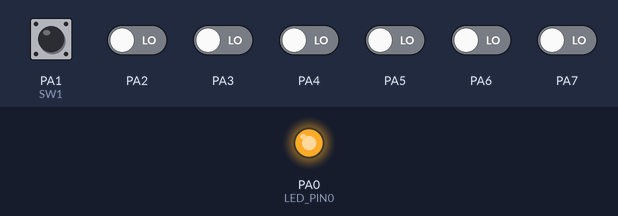
A program run on a simulated ATmega32, built with avr-gcc and emulated at 8 MHz. Parts: output pins drawn as LEDs (lit = HIGH). The test bench sets the inputs (shaded band); at power-on: PA1 (SW1) HIGH, PA2–7 LOW.

Above: at 1.2 s.
1.3 s: PA1 (SW1) pulled LOW for 0.15 s
At 1.37 s:
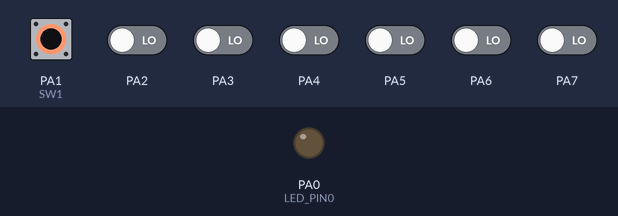
Timing chart, 0 to 4.3 s (numbered marks = the images above; inputs shaded):
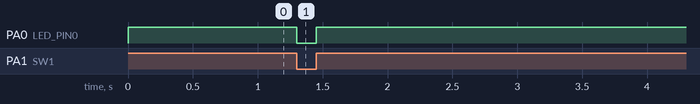

Measured:
- after the input at 1.3 s, PA0 (LED_PIN0): HIGH → LOW at once, → HIGH 0.15 s later

The program:

main.c
```c
/*
 * main.c
 *
 *  Created on: Feb 11, 2023
 *      Author: AbdAlrahman
 */

#define F_CPU 8000000UL

#include <Util/delay.h>

#include "BIT_MATH.h"
#include "STD_TYPES.h"

#include "LED_interface.h"
#include "SW_interface.h"

void main()
{
	LED_voidInit (LED_PORTA , LED_PIN0 );

	SW_Data SW1 = {SW_PORTA , SW_PIN1 , SW_EXT_PUll_DOWN };
	SW_voidInit(SW1);

	while(1)
	{

		if(SW_u8GetPressed(SW1)== SW_PRESSED)
		{
			LED_voidOn (LED_PORTA , LED_PIN0 , ACTIVE_HIGH);
		}
		else if(SW_u8GetPressed(SW1) == SW_NOT_PRESSED)
		{
			LED_voidOff (LED_PORTA , LED_PIN0 , ACTIVE_HIGH);
		}

	}

}
```

LED_interface.h
```c
/*
 *<<<<<<<<<<<<<<<<<<<<<<<<<<<<<<<<<<<<<<<<<<<<<<<<<<<<<<<<<<<<<<<<<<<<<<<     DIO_interface.h     >>>>>>>>>>>>>>>>>>>>>>>>>>>>>>>>>>>>>>>>>>>>>>>>>>>>>>>>>>>>>>>>>>
 *
 *  Author : Abdelrahman Adwe Ali
 *  Layer  : HAL
 *  SWC    : LED
 *
 */

#ifndef LED_INTERFACE_H_
#define LED_INTERFACE_H_

#define ACTIVE_HIGH 1
#define ACTIVE_LOW  0

#define LED_PORTA 0
#define LED_PORTB 1
#define LED_PORTC 2
#define LED_PORTD 3

#define LED_PIN0 0
#define LED_PIN1 1
#define LED_PIN2 2
#define LED_PIN3 3
#define LED_PIN4 4
#define LED_PIN5 5
#define LED_PIN6 6
#define LED_PIN7 7

 typedef struct
 {
	 u8 Port ;
	 u8 Pin ;
	 u8 Active_State;

 }LED_Data;

void LED_voidInit      (u8 Copy_u8Port , u8 Copy_u8Pin                       );
void LED_voidOn        (u8 Copy_u8Port , u8 Copy_u8Pin ,u8 Copy_u8ActiveState);
void LED_voidOff       (u8 Copy_u8Port , u8 Copy_u8Pin ,u8 Copy_u8ActiveState);
void LED_voidTogglePin (u8 Copy_u8Port , u8 Copy_u8Pin                       );

void LED_voidPortInit    (u8 Copy_u8Port );
void LED_voidTogglePort  (u8 Copy_u8Port );

void LED_voidFlashPin   (u8 Copy_u8Port , u8 Copy_u8Pin , u8 delay );
void LED_voidFlashPort  (u8 Copy_u8Port , u8 delay                 );

void LED_voidShiftLeft  (u8 Copy_u8Port , u8 Copy_u8ActiveState , u8 delay );
void LED_voidShiftRight (u8 Copy_u8Port , u8 Copy_u8ActiveState , u8 delay );

void LED_voidPingPong   (u8 Copy_u8Port , u8 Copy_u8ActiveState , u8 delay );

void LED_voidConverge            ( u8 Copy_u8Port , u8 Copy_u8ActiveState , u8 delay );
void LED_voidDiverge             ( u8 Copy_u8Port , u8 Copy_u8ActiveState , u8 delay );
void LED_voidConverge_Diverge    ( u8 Copy_u8Port , u8 Copy_u8ActiveState , u8 delay );

void LED_voidSnakeEffect         ( u8 Copy_u8Port , u8 Copy_u8ActiveState , u8 delay );


#endif /* LED_INTERFACE_H_ */
```

LED_program.c
```c
/*
 *<<<<<<<<<<<<<<<<<<<<<<<<<<<<<<<<<<<<<<<<<<<<<<<<<<<<<<<<<<<<<<<<<<<<<<<     DIO_interface.h     >>>>>>>>>>>>>>>>>>>>>>>>>>>>>>>>>>>>>>>>>>>>>>>>>>>>>>>>>>>>>>>>>>
 *
 *  Author : Abdelrahman Adwe Ali
 *  Layer  : HAL
 *  SWC    : LED
 *
 */

#include <Util/delay.h>
#include "STD_TYPES.h"
#include "BIT_MATH.h"

#include "DIO_interface.h"

#include "LED_interface.h"


/*------------------------------------------------------------------------------------------------------------------------------------------------------
 *         	                   This function initialize the Pin which connected to led as output pin
 *                           *-----------------------------------------------------------------------*
 * Parameters :
			-> Copy_u8Port         [LED_PORTA , LED_PORTB , LED_PORTC , LED_PORTD]
			-> Copy_u8Pin          [LED_PIN0 , LED_PIN1 , LED_PIN2 , LED_PIN3 , LED_PIN4 , LED_PIN5 , LED_PIN6 , LED_PIN7]

 * return : void
 */

void LED_voidInit (u8 Copy_u8Port , u8 Copy_u8Pin)
{

	DIO_enumSetPinDirection(Copy_u8Port , Copy_u8Pin , DIO_PIN_OUTPUT);

}


/*------------------------------------------------------------------------------------------------------------------------------------------------------
 *         	                   This function set high on led pin (turn on the led )
 *                           *------------------------------------------------------*
 * Parameters :
			-> Copy_u8Port         [LED_PORTA , LED_PORTB , LED_PORTC , LED_PORTD]
			-> Copy_u8Pin          [LED_PIN0 , LED_PIN1 , LED_PIN2 , LED_PIN3 , LED_PIN4 , LED_PIN5 , LED_PIN6 , LED_PIN7]
			-> Copy_u8ActiveState  [ACTIVE_HIGH , ACTIVE_LOW]

 * return : void
 */
void LED_voidOn (u8 Copy_u8Port , u8 Copy_u8Pin ,u8 Copy_u8ActiveState)
{

	if(Copy_u8ActiveState == ACTIVE_HIGH)
	{

		DIO_enumSetPinValue (Copy_u8Port , Copy_u8Pin , DIO_PIN_HIGH );

	}
	else if(Copy_u8ActiveState == ACTIVE_LOW)
	{

		DIO_enumSetPinValue (Copy_u8Port , Copy_u8Pin , DIO_PIN_LOW );

	}

}

/*------------------------------------------------------------------------------------------------------------------------------------------------------
 *         	                   This function set low on led pin (turn off the led)
 *                           *-----------------------------------------------------*
 * Parameters :
			-> Copy_u8Port         [LED_PORTA , LED_PORTB , LED_PORTC , LED_PORTD]
			-> Copy_u8Pin          [LED_PIN0 , LED_PIN1 , LED_PIN2 , LED_PIN3 , LED_PIN4 , LED_PIN5 , LED_PIN6 , LED_PIN7]
			-> Copy_u8ActiveState  [ACTIVE_HIGH , ACTIVE_LOW]

 * return : void
 */

void LED_voidOff (u8 Copy_u8Port , u8 Copy_u8Pin ,u8 Copy_u8ActiveState)
{

	if(Copy_u8ActiveState == ACTIVE_HIGH)
	{

		DIO_enumSetPinValue (Copy_u8Port , Copy_u8Pin , DIO_PIN_LOW );

	}
	else if(Copy_u8ActiveState == ACTIVE_LOW)
	{

		DIO_enumSetPinValue (Copy_u8Port , Copy_u8Pin , DIO_PIN_HIGH );

	}

}


/*------------------------------------------------------------------------------------------------------------------------------------------------------
 *         	                                        This function toggle led pin
 *                                                *------------------------------*
 * Parameters :
			-> Copy_u8Port         [LED_PORTA , LED_PORTB , LED_PORTC , LED_PORTD]
			-> Copy_u8Pin          [LED_PIN0 , LED_PIN1 , LED_PIN2 , LED_PIN3 , LED_PIN4 , LED_PIN5 , LED_PIN6 , LED_PIN7]

 * return : void
 */

void LED_voidTogglePin (u8 Copy_u8Port , u8 Copy_u8Pin)
{

	DIO_enumTogglePinValue(Copy_u8Port , Copy_u8Pin);

}


/*------------------------------------------------------------------------------------------------------------------------------------------------------
 *         	                   This function initialize the Port which connected to leds as output port
 *                           *--------------------------------------------------------------------------*
 * Parameters :
			-> Copy_u8Port         [LED_PORTA , LED_PORTB , LED_PORTC , LED_PORTD]

 * return : void
 */
void LED_voidPortInit (u8 Copy_u8Port )
{

	 DIO_enumSetPortDirection(Copy_u8Port ,  DIO_PORT_OUTPUT);

}


void LED_voidTogglePort  (u8 Copy_u8Port )
{

	 DIO_enumTogglePortValue(Copy_u8Port );

}


/*------------------------------------------------------------------------------------------------------------------------------------------------------
 *         	                                         This function flashing the led every x second
 *                                                 *-----------------------------------------------*
 * Parameters :
			-> Copy_u8Port         [LED_PORTA , LED_PORTB , LED_PORTC , LED_PORTD]
			-> Copy_u8Pin          [LED_PIN0 , LED_PIN1 , LED_PIN2 , LED_PIN3 , LED_PIN4 , LED_PIN5 , LED_PIN6 , LED_PIN7]
			-> delay        milliseconds

 * return : void
 */

void LED_voidFlashPin (u8 Copy_u8Port , u8 Copy_u8Pin , u8 delay)
{

	DIO_enumTogglePinValue( Copy_u8Port , Copy_u8Pin);
	_delay_ms(delay);

}


/*------------------------------------------------------------------------------------------------------------------------------------------------------
 *         	                                         This function flashing the port every x milliseconds
 *                                                 *------------------------------------------------------*
 * Parameters :
			-> Port         [LED_PORTA , LED_PORTB , LED_PORTC , LED_PORTD]
			-> delay        milliseconds

 * return : void
 */

void LED_voidFlashPort  (u8 Copy_u8Port , u8 delay)
{

	 DIO_enumTogglePortValue(Copy_u8Port );
	_delay_ms(delay);

}


/*------------------------------------------------------------------------------------------------------------------------------------------------------
 *         	                                         This function shifting left every x milliseconds
 *                                                 *---------------------------------------------------*
 * Parameters :
			-> Port                [LED_PORTA , LED_PORTB , LED_PORTC , LED_PORTD]
            -> Copy_u8ActiveState  [ACTIVE_HIGH , ACTIVE_LOW]
			-> delay               milliseconds

 * return : void
 */

void LED_voidShiftLeft (u8 Copy_u8Port , u8 Copy_u8ActiveState , u8 delay )
{
	u8 LOC_u8PinNum;

	for( LOC_u8PinNum = LED_PIN0 ; LOC_u8PinNum <= LED_PIN7 ; ++LOC_u8PinNum )
	{

		LED_voidOff(Copy_u8Port , LOC_u8PinNum-1 , Copy_u8ActiveState);
		LED_voidOn (Copy_u8Port , LOC_u8PinNum , Copy_u8ActiveState  );
		_delay_ms(delay);

	}
	LED_voidOff(Copy_u8Port , LOC_u8PinNum-1 , Copy_u8ActiveState);

}


/*------------------------------------------------------------------------------------------------------------------------------------------------------
 *         	                                         This function shifting right every x milliseconds
 *                                                 *---------------------------------------------------*
 * Parameters :
			-> Port                [LED_PORTA , LED_PORTB , LED_PORTC , LED_PORTD]
            -> Copy_u8ActiveState  [ACTIVE_HIGH , ACTIVE_LOW]
			-> delay               milliseconds

 * return : void
 */

void LED_voidShiftRight (u8 Copy_u8Port , u8 Copy_u8ActiveState , u8 delay )
{
	u8 LOC_u8PinNum;

	for( LOC_u8PinNum = LED_PIN7 ; LOC_u8PinNum >= LED_PIN0 ; --LOC_u8PinNum )
	{

		LED_voidOff(Copy_u8Port , LOC_u8PinNum+1 , Copy_u8ActiveState);
		LED_voidOn (Copy_u8Port , LOC_u8PinNum , Copy_u8ActiveState  );

		_delay_ms(delay);

	}
	LED_voidOff(Copy_u8Port , LOC_u8PinNum+1 , Copy_u8ActiveState);

}


/*------------------------------------------------------------------------------------------------------------------------------------------------------
 *         	                                         This function make Ping Pong effect every x milliseconds
 *                                                 *----------------------------------------------------------*
 * Parameters :
			-> Port                [LED_PORTA , LED_PORTB , LED_PORTC , LED_PORTD]
            -> Copy_u8ActiveState  [ACTIVE_HIGH , ACTIVE_LOW]
			-> delay               milliseconds

 * return : void
 */

void LED_voidPingPong   (u8 Copy_u8Port , u8 Copy_u8ActiveState , u8 delay )
{

	LED_voidShiftLeft  ( Copy_u8Port ,  Copy_u8ActiveState , delay );

	LED_voidShiftRight ( Copy_u8Port , Copy_u8ActiveState , delay  );

}


/*------------------------------------------------------------------------------------------------------------------------------------------------------
 *         	                                         This function make two leds converge every x milliseconds
 *                                                 *-----------------------------------------------------------*
 * Parameters :
			-> Port                [LED_PORTA , LED_PORTB , LED_PORTC , LED_PORTD]
            -> Copy_u8ActiveState  [ACTIVE_HIGH , ACTIVE_LOW]
			-> delay               milliseconds

 * return : void
 */
void LED_voidConverge (u8 Copy_u8Port , u8 Copy_u8ActiveState , u8 delay )
{
	u8 LOC_u8PinNumL;
	u8 LOC_u8PinNumR;

	for(LOC_u8PinNumL = LED_PIN0 , LOC_u8PinNumR = LED_PIN7 ; (LOC_u8PinNumL <= LED_PIN3) && (LOC_u8PinNumR >= LED_PIN4) ; ++LOC_u8PinNumL , --LOC_u8PinNumR )
	{

		LED_voidOff(Copy_u8Port , LOC_u8PinNumL-1 , Copy_u8ActiveState);
		LED_voidOn (Copy_u8Port , LOC_u8PinNumL , Copy_u8ActiveState  );

		LED_voidOff(Copy_u8Port , LOC_u8PinNumR+1 , Copy_u8ActiveState);
		LED_voidOn (Copy_u8Port , LOC_u8PinNumR , Copy_u8ActiveState  );

		_delay_ms(delay);
	}
	LED_voidOff(Copy_u8Port , LOC_u8PinNumL-1 , Copy_u8ActiveState);
	LED_voidOff(Copy_u8Port , LOC_u8PinNumR+1 , Copy_u8ActiveState);

}


/*------------------------------------------------------------------------------------------------------------------------------------------------------
 *         	                                         This function make two leds diverge every x milliseconds
 *                                                 *----------------------------------------------------------*
 * Parameters :
			-> Port                [LED_PORTA , LED_PORTB , LED_PORTC , LED_PORTD]
            -> Copy_u8ActiveState  [ACTIVE_HIGH , ACTIVE_LOW]
			-> delay               milliseconds

 * return : void
 */

void LED_voidDiverge (u8 Copy_u8Port , u8 Copy_u8ActiveState , u8 delay )
{
	u8 LOC_u8PinNumL;
	u8 LOC_u8PinNumR;

	for(LOC_u8PinNumL = LED_PIN3 , LOC_u8PinNumR = LED_PIN4 ; (LOC_u8PinNumL >= LED_PIN0) && (LOC_u8PinNumR <= LED_PIN7) ; --LOC_u8PinNumL , ++LOC_u8PinNumR )
	{

		LED_voidOff(Copy_u8Port , LOC_u8PinNumL+1 , Copy_u8ActiveState);
		LED_voidOff(Copy_u8Port , LOC_u8PinNumR-1 , Copy_u8ActiveState);

		LED_voidOn (Copy_u8Port , LOC_u8PinNumL , Copy_u8ActiveState  );
		LED_voidOn (Copy_u8Port , LOC_u8PinNumR , Copy_u8ActiveState  );

		_delay_ms(delay);
	}
	LED_voidOff(Copy_u8Port , LOC_u8PinNumL+1 , Copy_u8ActiveState);
	LED_voidOff(Copy_u8Port , LOC_u8PinNumR-1 , Copy_u8ActiveState);

}


/*------------------------------------------------------------------------------------------------------------------------------------------------------
 *         	                                         This function make two leds converging /diverging every x milliseconds
 *                                                 *------------------------------------------------------------------------*
 * Parameters :
			-> Port                [LED_PORTA , LED_PORTB , LED_PORTC , LED_PORTD]
            -> Copy_u8ActiveState  [ACTIVE_HIGH , ACTIVE_LOW]
			-> delay               milliseconds

 * return : void
 */

void LED_voidConverge_Diverge    ( u8 Copy_u8Port , u8 Copy_u8ActiveState , u8 delay )
{

	LED_voidConverge ( Copy_u8Port , Copy_u8ActiveState , delay );

	LED_voidDiverge  ( Copy_u8Port , Copy_u8ActiveState , delay );

}


/*------------------------------------------------------------------------------------------------------------------------------------------------------
 *         	                                         This function make Snake effect every x milliseconds
 *                                                 *------------------------------------------------------*
 * Parameters :
			-> Port                [LED_PORTA , LED_PORTB , LED_PORTC , LED_PORTD]
            -> Copy_u8ActiveState  [ACTIVE_HIGH , ACTIVE_LOW]
			-> delay               milliseconds

 * return : void
 */

void LED_voidSnakeEffect ( u8 Copy_u8Port , u8 Copy_u8ActiveState , u8 delay )
{

	u8 LOC_u8PinNum;

	for( LOC_u8PinNum = LED_PIN0 ; LOC_u8PinNum <= LED_PIN7 ; ++LOC_u8PinNum )
	{

		LED_voidOn ( Copy_u8Port , LOC_u8PinNum , Copy_u8ActiveState);

		_delay_ms(delay);

	}

	for( LOC_u8PinNum = LED_PIN0 ; LOC_u8PinNum <= LED_PIN7 ; ++LOC_u8PinNum )
	{

		LED_voidOff ( Copy_u8Port , LOC_u8PinNum , Copy_u8ActiveState);

		_delay_ms(delay);

	}


}
```

SW_interface.h
```c
/*
 *<<<<<<<<<<<<<<<<<<<<<<<<<<<<<<<<<<<<<<<<<<<<<<<<<<<<<<<<<<<<<<<<<<<<<<<     SW_interface.h     >>>>>>>>>>>>>>>>>>>>>>>>>>>>>>>>>>>>>>>>>>>>>>>>>>>>>>>>>>>>>>>>>>
 *
 *  Author : Abdelrahman Adwe Ali
 *  Layer  : HAL
 *  SWC    : SW
 *
 */

#ifndef SW_INTERFACE_H_
#define SW_INTERFACE_H_

#define SW_PRESSED     1
#define SW_NOT_PRESSED 0

#define SW_PORTA 0
#define SW_PORTB 1
#define SW_PORTC 2
#define SW_PORTD 3

#define SW_PIN0 0
#define SW_PIN1 1
#define SW_PIN2 2
#define SW_PIN3 3
#define SW_PIN4 4
#define SW_PIN5 5
#define SW_PIN6 6
#define SW_PIN7 7

#define SW_INT_PUll_UP   0
#define SW_EXT_PUll_UP   1
#define SW_EXT_PUll_DOWN 2
#define SW_FLAUTING      3

typedef struct
{
	u8 Port       ;
	u8 Pin        ;
	u8 Pull_State ;

}SW_Data;


void SW_voidInit      (SW_Data SW_Config );
u8 SW_u8GetPressed    (SW_Data SW_Config );

#endif /* SW_INTERFACE_H_ */
```

BIT_MATH.h
```c
/*
 *<<<<<<<<<<<<<<<<<<<<<<<<<<<<<<<<<<<<<<<<<<<<<<<<<<<<<<<<<<<<<<<<<<<<<<<      BIT_MATH.h       >>>>>>>>>>>>>>>>>>>>>>>>>>>>>>>>>>>>>>>>>>>>>>>>>>>>>>>>>>>>>>>>>>>>
 *
 *  Author : Abdelrahman Adwe Ali
 *  Layer  : LIB
 *
 *
 */

#ifndef BIT_MATH_H_
#define BIT_MATH_H_

#define SET_BIT(var,bit)    var|=(1<<bit)
#define CLR_BIT(var,bit)    var&=~(1<<bit)
#define TOG_BIT(var,bit)    var^=(1<<bit)
#define GET_BIT(var,bit)    (var>>bit)&1

#define IS_BIT_SET(var,bit)   (var>>bit)&1
#define IS_BIT_CLR(var,bit) !((var>>bit)&1)

#endif /* BIT_MATH_H_ */
```

DIO_config.h
```c
/*
 *<<<<<<<<<<<<<<<<<<<<<<<<<<<<<<<<<<<<<<<<<<<<<<<<<<<<<<<<<<<<<<<<<<<<<<<     DIO_config.h      >>>>>>>>>>>>>>>>>>>>>>>>>>>>>>>>>>>>>>>>>>>>>>>>>>>>>>>>>>>>>>>>>>>
 *
 *  Author : Abdelrahman Adwe Ali
 *  Layer  : MCAL
 *  SWC    : GPIO/DIO
 *
 */

#ifndef DIO_CONFIG_H_
#define DIO_CONFIG_H_


#endif /* DIO_CONFIG_H_ */
```

DIO_private.h
```c
/*
 *<<<<<<<<<<<<<<<<<<<<<<<<<<<<<<<<<<<<<<<<<<<<<<<<<<<<<<<<<<<<<<<<<<<<<<<      DIO_private.h    >>>>>>>>>>>>>>>>>>>>>>>>>>>>>>>>>>>>>>>>>>>>>>>>>>>>>>>>>>>>>>>>>
 *
 *  Author : Abdelrahman Adwe Ali
 *  Layer  : MCAL
 *  SWC    : GPIO/DIO
 *
 */

#ifndef DIO_PRIVATE_H_
#define DIO_PRIVATE_H_

       /* Group A Registers */
#define PORTA *((volatile u8*)0x3B)
#define DDRA  *((volatile u8*)0x3A)
#define PINA  *((volatile u8*)0x39)

       /* Group B Registers */
#define PORTB *((volatile u8*)0x38)
#define DDRB  *((volatile u8*)0x37)
#define PINB  *((volatile u8*)0x36)

       /* Group C Registers */
#define PORTC *((volatile u8*)0x35)
#define DDRC  *((volatile u8*)0x34)
#define PINC  *((volatile u8*)0x34)

       /* Group D Registers */
#define PORTD *((volatile u8*)0x32)
#define DDRD  *((volatile u8*)0x31)
#define PIND  *((volatile u8*)0x30)


#endif /* DIO_PRIVATE_H_ */
```

Source omitted: SW_program.c (2639 bytes), DIO_interface.h (1701 bytes), DIO_program.c (12746 bytes), STD_TYPES.h (674 bytes)
